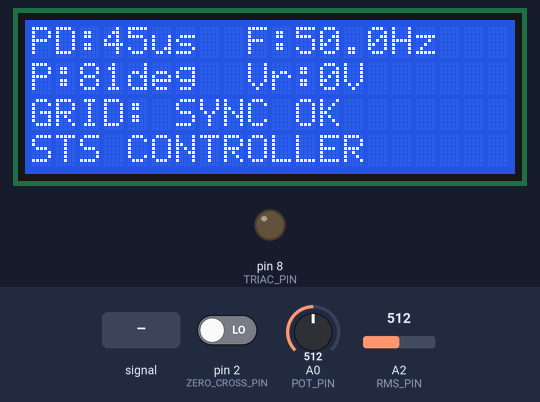
The sketch below on a simulated Arduino Uno, built with avr-gcc and run on an emulated ATmega328P. Shown: 20×4 character LCD, output pins drawn as LEDs (lit = HIGH). The test bench sets the inputs (shaded band); at power-on: A2 (RMS_PIN) = 512, A0 (POT_PIN) = 512, pin 2 (ZERO_CROSS_PIN) LOW.

Above: at 2.2 s.
2.3 s: A2 (RMS_PIN) fed a 200 Hz sine of ±255 counts around its level
At 3.0 s:
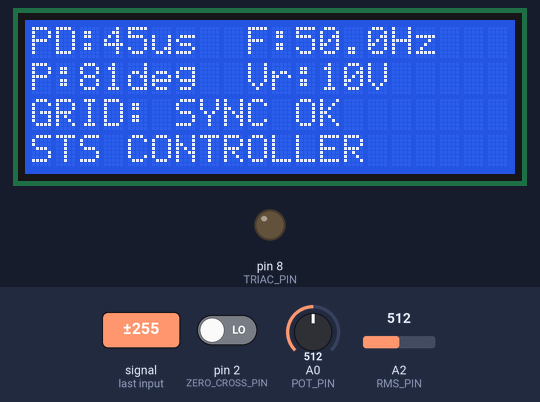
4.6 s: A2 (RMS_PIN) set to 490
At 6.3 s:
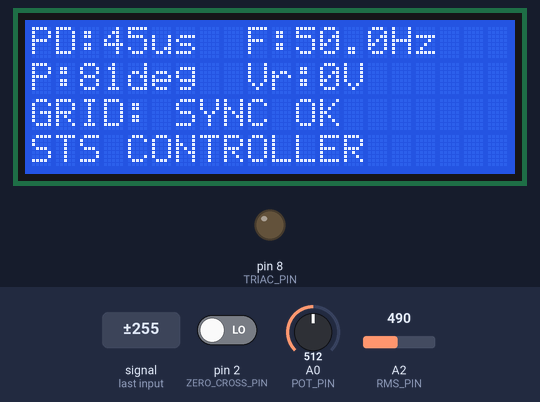
6.6 s: A0 (POT_PIN) set to 490
At 7.8 s:
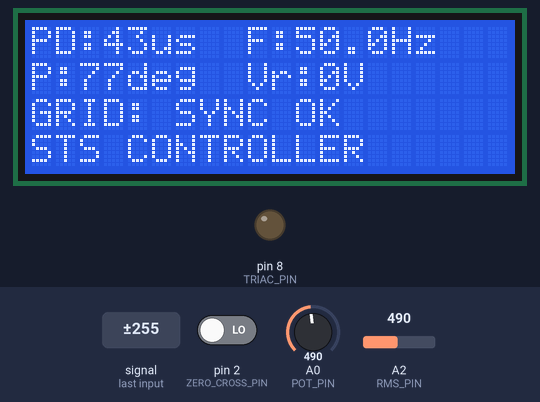
8.1 s: A2 (RMS_PIN) fed a 1000 Hz sine of ±255 counts around its level
At 9.3 s:
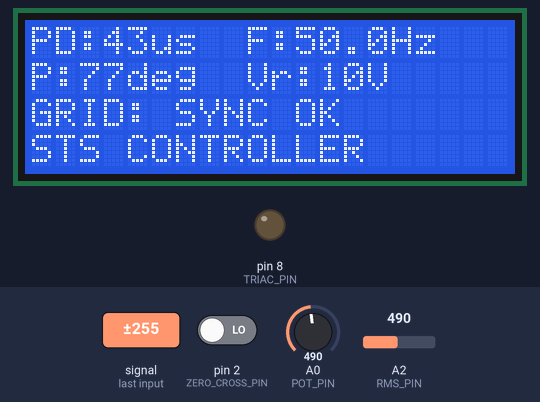
9.6 s: A0 (POT_PIN) set to 510
At 10.8 s:
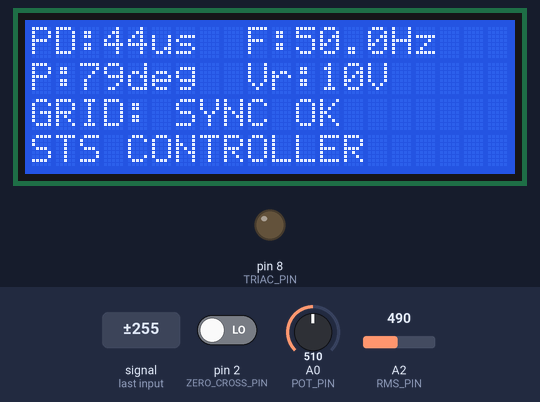
11.1 s: A2 (RMS_PIN) set to 510
At 12.6 s:
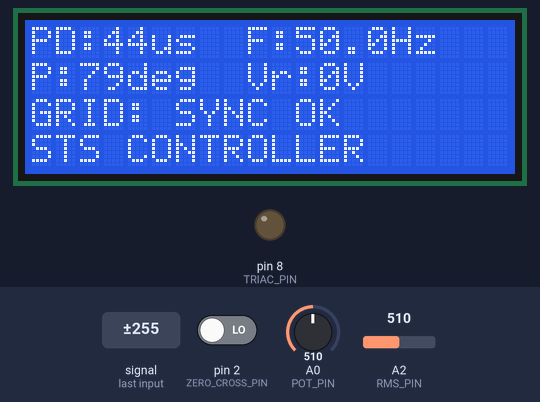
Timing chart, 0 to 13.6 s (numbered marks = the images above; inputs shaded):
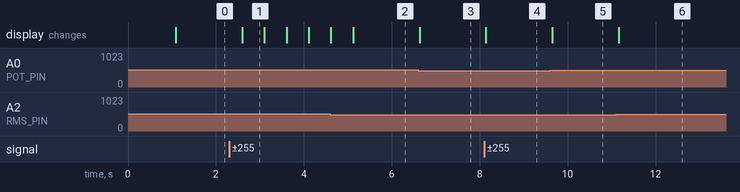

The sketch:

sts_code_v1.ino
```cpp
#include <LiquidCrystal.h>
#include <avr/io.h>
#include <avr/interrupt.h>
#include <math.h>


// =================================================
// LCD 16x4
// =================================================

const int rs = 3;
const int en = 10;
const int d4 = 4;
const int d5 = 5;
const int d6 = 6;
const int d7 = 7;

LiquidCrystal lcd(rs, en, d4, d5, d6, d7);


// =================================================
// PIN DEFINITIONS
// =================================================

#define ZERO_CROSS_PIN 2      // INT0 ONLY
#define TRIAC_PIN      8
#define POT_PIN        A0
#define RMS_PIN        A2


// =================================================
// DIMMER VARIABLES
// =================================================

volatile bool zeroCross = false;

volatile uint16_t counter = 0;
volatile uint16_t pulseCounter = 0;

volatile uint8_t pulseDelay = 0;

volatile bool triacPulseActive = false;


int potValue = 0;


// =================================================
// MEASUREMENTS
// =================================================

constexpr float ADC_REFERENCE_VOLTAGE = 5.0;

constexpr int ADC_MAX = 1023;

constexpr float RMS_VOLTAGE_DIVIDER_RATIO = 11.0;


volatile float frequencyHz = 50.0;

float phaseAngle = 0;

float rmsVoltage = 230;


volatile unsigned long lastZeroMicros = 0;

volatile unsigned long measuredHalfCycle = 10000;


unsigned long lastLcdUpdate = 0;


// =================================================
// CALCULATIONS
// =================================================


uint8_t calculatePulseDelay(int adc)
{

  return map(
          adc,
          0,
          1023,
          0,
          90);

}


float calculatePhaseAngle(uint8_t delay)
{

  float delayTime =
      delay * 100.0;


  return
   (delayTime /
    measuredHalfCycle)
    * 180.0;

}


float calculateFrequency(unsigned long halfCycle)
{

  if(halfCycle > 5000 &&
     halfCycle < 15000)
  {

    return
    1000000.0 /
    (halfCycle * 2.0);

  }


  return frequencyHz;

}


float calculateRMS()
{

  const int samples = 100;


  long sum = 0;

  long sumSquare = 0;


  for(int i=0;i<samples;i++)
  {

    int adc =
       analogRead(RMS_PIN);


    sum += adc;


    sumSquare +=
      (long)adc * adc;

  }


  float average =
      sum /
      (float)samples;


  float meanSquare =
      sumSquare /
      (float)samples;


  float variance =
      meanSquare -
      average * average;


  if(variance < 0)
      variance = 0;


  float rmsADC =
      sqrt(variance);


  float voltage =
      rmsADC *
      ADC_REFERENCE_VOLTAGE /
      ADC_MAX;


  return voltage *
         RMS_VOLTAGE_DIVIDER_RATIO;

}

// =================================================
// ZERO CROSS INTERRUPT
// =================================================

 void zeroCrossISR()
{
  unsigned long now = micros();

  if(lastZeroMicros != 0)
  {

    unsigned long period =
        now - lastZeroMicros;


    // one rising edge every half cycle
    if(period > 7000 && period < 20000)
    {

      frequencyHz =
        1000000.0 /
        (period * 2.0);


      measuredHalfCycle = period;

    }

  }


  lastZeroMicros = now;


  zeroCross = true;
  counter = 0;


  digitalWrite(TRIAC_PIN, LOW);
}

// =================================================
// TIMER1 INTERRUPT
// 100us
// =================================================

ISR(TIMER1_COMPA_vect)
{


  // TRIAC pulse OFF

  if(triacPulseActive)
  {

    pulseCounter++;


    if(pulseCounter >= 2)
    {

      digitalWrite(
        TRIAC_PIN,
        LOW);


      triacPulseActive = false;


      pulseCounter = 0;

    }

  }

  // Delay counting

  if(zeroCross)
  {

    if(counter >= pulseDelay)
    {

      digitalWrite(
        TRIAC_PIN,
        HIGH);

      triacPulseActive = true;


      pulseCounter = 0;


      zeroCross = false;

    }
    else
    {

      counter++;

    }

  }

}


// =================================================
// LCD DISPLAY
// =================================================

void displayMainScreen()
{

  lcd.clear();

  // LINE 1

  lcd.setCursor(0,0);

  lcd.print("PD:");

  lcd.print(pulseDelay);

  lcd.print("us");

  lcd.setCursor(9,0);

  lcd.print("F:");

  lcd.print(frequencyHz,1);

  lcd.print("Hz");

  // LINE 2

  lcd.setCursor(0,1);

  lcd.print("P:");

  lcd.print(phaseAngle,0);

  lcd.print("deg");

  lcd.setCursor(9,1);

  lcd.print("Vr:");

  lcd.print(rmsVoltage,0);

  lcd.print("V");

  // LINE 3

  lcd.setCursor(0,2);

  lcd.print("GRID: SYNC OK");

  // LINE 4

  lcd.setCursor(0,3);

  lcd.print("STS CONTROLLER");

}

// =================================================
// SETUP
// =================================================

void setup()
{

  pinMode(TRIAC_PIN,OUTPUT);

  pinMode(ZERO_CROSS_PIN,INPUT);

  pinMode(POT_PIN,INPUT);

  pinMode(RMS_PIN,INPUT);

  digitalWrite(
    TRIAC_PIN,
    LOW);

  lcd.begin(20,4);

  lcd.clear();

  lcd.setCursor(0,0);

  lcd.print("Tivana STS V1");

  delay(1000);

  attachInterrupt(
    digitalPinToInterrupt(ZERO_CROSS_PIN),
    zeroCrossISR,
    RISING);

  // TIMER1 100us

  cli();

  TCCR1A = 0;

  TCCR1B = 0;

  TCNT1 = 0;

  OCR1A = 199;

  TCCR1B |=
     (1<<WGM12);

  TCCR1B |=
     (1<<CS11);

  TIMSK1 |=
     (1<<OCIE1A);

  sei();

}


// =================================================
// LOOP
// =================================================

void loop()
{

  potValue =
      analogRead(POT_PIN);

  pulseDelay =
      calculatePulseDelay(
          potValue);

  phaseAngle =
      calculatePhaseAngle(
          pulseDelay);

  rmsVoltage =
      calculateRMS();


  if(millis()-lastLcdUpdate >= 500)
  {

    lastLcdUpdate =
        millis();


    displayMainScreen();

  }


}
```

Measured:
- after the input at 2.3 s, the display: changes after 0.30 s (image 1)
- after the input at 4.6 s, the display: first changes at once (image 2 shows a later state)
- after the input at 6.6 s, the display: changes at once (image 3)
- after the input at 8.1 s, the display: changes at once (image 4)
- after the input at 9.6 s, the display: changes after 0.05 s (image 5)
- after the input at 11.1 s, the display: changes after 0.06 s (image 6)
- what the display in image 1 shows lasts 0.5 s, from 2.6 s to 3.1 s
